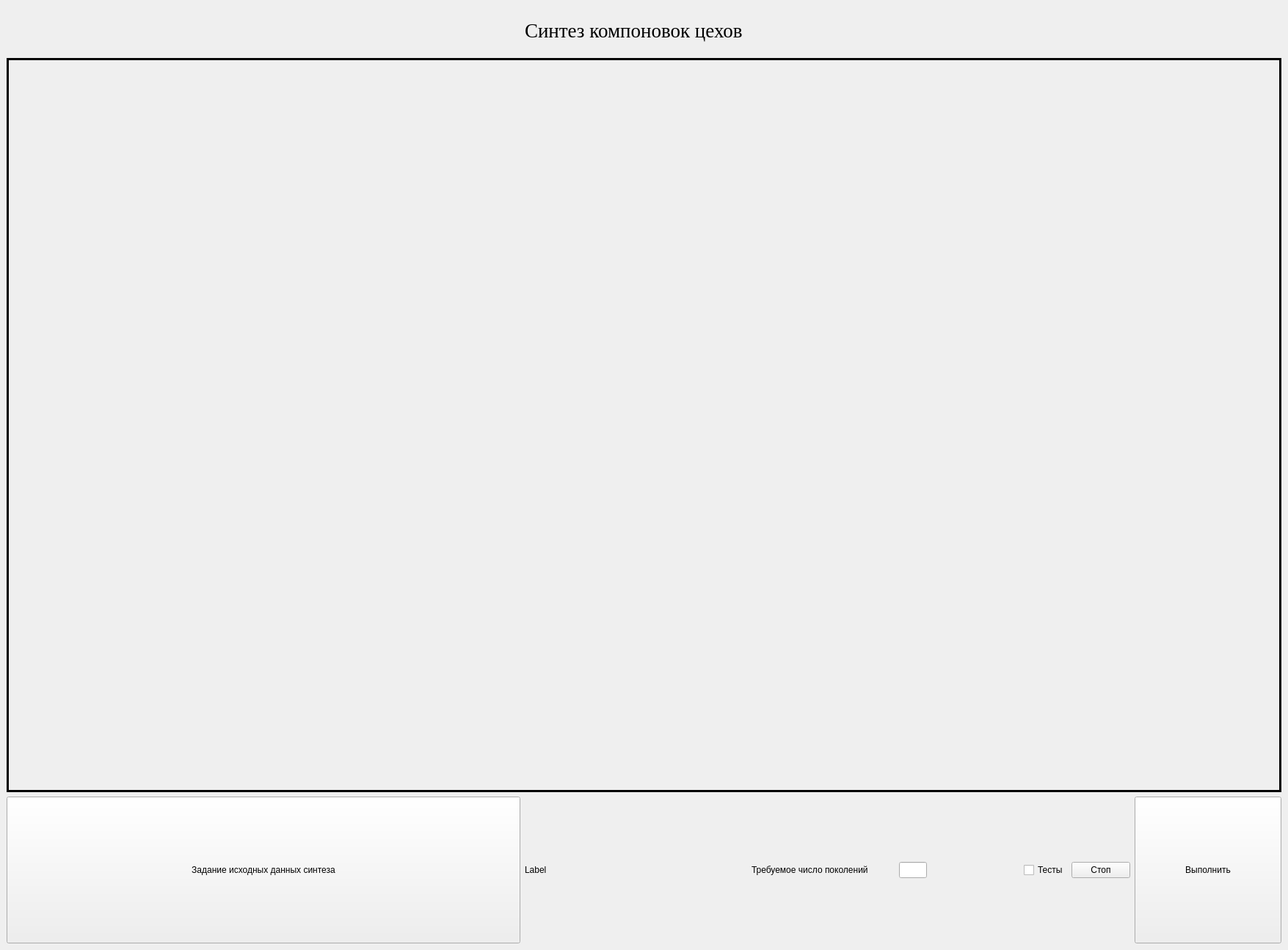
<?xml version="1.0" encoding="UTF-8"?>
<ui version="4.0">
 <class>MainWindow</class>
 <widget class="QMainWindow" name="MainWindow">
  <property name="geometry">
   <rect>
    <x>0</x>
    <y>0</y>
    <width>1755</width>
    <height>1294</height>
   </rect>
  </property>
  <property name="minimumSize">
   <size>
    <width>500</width>
    <height>0</height>
   </size>
  </property>
  <property name="windowTitle">
   <string>MainWindow</string>
  </property>
  <widget class="QWidget" name="centralwidget">
   <layout class="QGridLayout" name="gridLayout">
    <item row="1" column="2" rowspan="3" colspan="10">
     <widget class="QWidget" name="widget" native="true">
      <property name="minimumSize">
       <size>
        <width>1000</width>
        <height>1000</height>
       </size>
      </property>
      <property name="styleSheet">
       <string notr="true">border: 3px solid black</string>
      </property>
      <layout class="QGridLayout" name="gridLayout_2"/>
     </widget>
    </item>
    <item row="7" column="2">
     <widget class="QPushButton" name="InputData">
      <property name="minimumSize">
       <size>
        <width>200</width>
        <height>200</height>
       </size>
      </property>
      <property name="text">
       <string>Задание исходных данных синтеза</string>
      </property>
     </widget>
    </item>
    <item row="7" column="6">
     <spacer name="horizontalSpacer_2">
      <property name="orientation">
       <enum>Qt::Horizontal</enum>
      </property>
      <property name="sizeType">
       <enum>QSizePolicy::Maximum</enum>
      </property>
      <property name="sizeHint" stdset="0">
       <size>
        <width>100</width>
        <height>20</height>
       </size>
      </property>
     </spacer>
    </item>
    <item row="0" column="3">
     <widget class="QLabel" name="label">
      <property name="font">
       <font>
        <family>Times New Roman</family>
        <pointsize>20</pointsize>
       </font>
      </property>
      <property name="text">
       <string>Синтез компоновок цехов</string>
      </property>
     </widget>
    </item>
    <item row="7" column="9">
     <widget class="QCheckBox" name="TestCheckBox">
      <property name="text">
       <string>Тесты</string>
      </property>
     </widget>
    </item>
    <item row="7" column="7">
     <widget class="QLineEdit" name="lineEdit"/>
    </item>
    <item row="7" column="5">
     <widget class="QLabel" name="label_3">
      <property name="text">
       <string>Требуемое число поколений</string>
      </property>
     </widget>
    </item>
    <item row="7" column="3">
     <widget class="QLabel" name="label_2">
      <property name="text">
       <string>Label</string>
      </property>
     </widget>
    </item>
    <item row="0" column="2">
     <spacer name="horizontalSpacer">
      <property name="orientation">
       <enum>Qt::Horizontal</enum>
      </property>
      <property name="sizeType">
       <enum>QSizePolicy::Fixed</enum>
      </property>
      <property name="sizeHint" stdset="0">
       <size>
        <width>700</width>
        <height>0</height>
       </size>
      </property>
     </spacer>
    </item>
    <item row="7" column="11">
     <widget class="QPushButton" name="Execution_GA">
      <property name="minimumSize">
       <size>
        <width>200</width>
        <height>200</height>
       </size>
      </property>
      <property name="text">
       <string>Выполнить</string>
      </property>
     </widget>
    </item>
    <item row="7" column="10">
     <widget class="QPushButton" name="StopButton">
      <property name="enabled">
       <bool>true</bool>
      </property>
      <property name="text">
       <string>Стоп</string>
      </property>
     </widget>
    </item>
    <item row="7" column="8">
     <spacer name="horizontalSpacer_3">
      <property name="orientation">
       <enum>Qt::Horizontal</enum>
      </property>
      <property name="sizeType">
       <enum>QSizePolicy::Minimum</enum>
      </property>
      <property name="sizeHint" stdset="0">
       <size>
        <width>120</width>
        <height>20</height>
       </size>
      </property>
     </spacer>
    </item>
   </layout>
  </widget>
  <widget class="QMenuBar" name="menuBar">
   <property name="geometry">
    <rect>
     <x>0</x>
     <y>0</y>
     <width>1755</width>
     <height>21</height>
    </rect>
   </property>
  </widget>
 </widget>
 <resources/>
 <connections/>
</ui>
